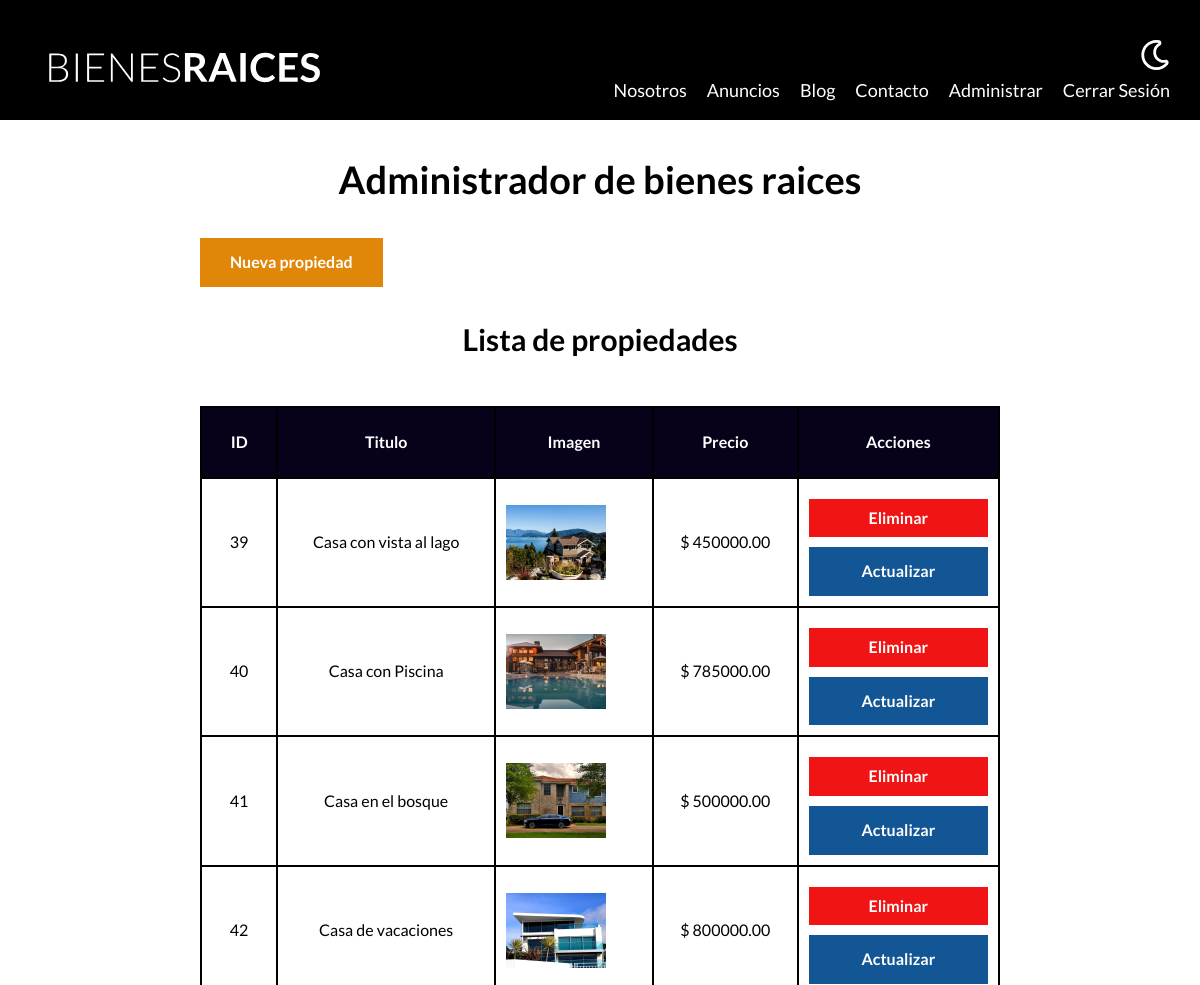
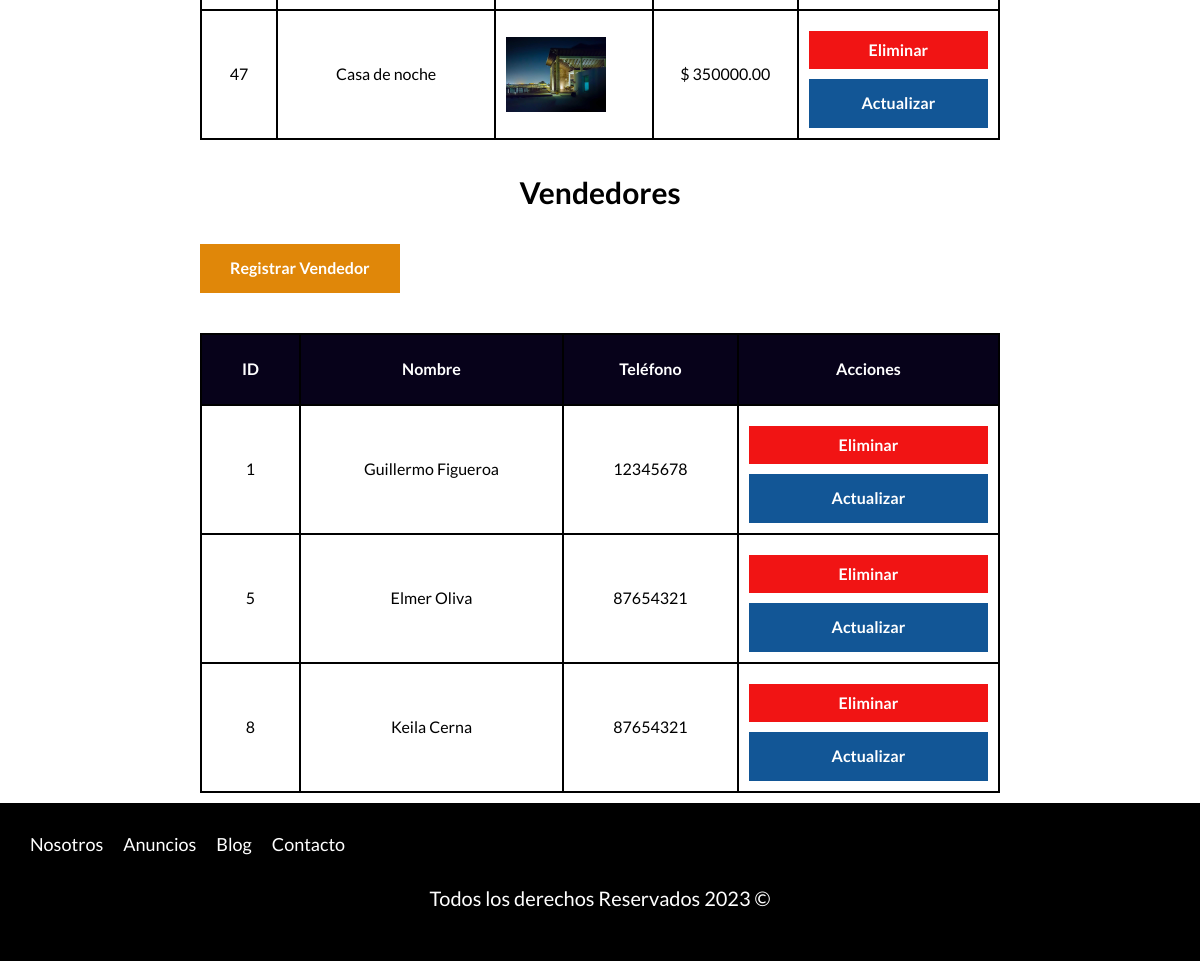
The page /admin (signed in) on the database its author committed (2 pictures, top to bottom).
### tables this page shows
CREATE TABLE `propiedades` (
  `id` int NOT NULL AUTO_INCREMENT,
  `titulo` varchar(45) DEFAULT NULL,
  `precio` decimal(10,2) DEFAULT NULL,
  `imagen` varchar(200) DEFAULT NULL,
  `descripcion` longtext,
  `habitaciones` int DEFAULT NULL,
  `wc` int DEFAULT NULL,
  `estacionamiento` int DEFAULT NULL,
  `creado` date DEFAULT NULL,
  `vendedorId` int NOT NULL,
  PRIMARY KEY (`id`),
  KEY `fk_propiedades_vendedores_idx` (`vendedorId`)
);

CREATE TABLE `vendedores` (
  `id` int NOT NULL AUTO_INCREMENT,
  `nombre` varchar(45) DEFAULT NULL,
  `apellido` varchar(45) DEFAULT NULL,
  `telefono` varchar(15) DEFAULT NULL,
  PRIMARY KEY (`id`)
);

### controllers/PropiedadController.php (called while the page is built, shortened)
<?php
class PropiedadController
{
    public static function index(Router $router)
    {
        $propiedades = Propiedad::all();
        $vendedores = Vendedor::all();
        $resultado = $_GET['resultado'] ?? null;
        $router->render('propiedades/admin', [
            'propiedades' => $propiedades,
            'resultado' => $resultado,
            'vendedores' => $vendedores,
        ]);
    }
}

### public/index.php (called while the page is built, shortened)
<?php
$router = new Router();
$router->get('/admin', [PropiedadController::class, 'index']);
$router->get('/propiedades/crear', [PropiedadController::class, 'crear']);
$router->post('/propiedades/crear', [PropiedadController::class, 'crear']);
$router->get('/propiedades/actualizar', [PropiedadController::class, 'actualizar']);
$router->post('/propiedades/actualizar', [PropiedadController::class, 'actualizar']);
$router->post('/propiedades/eliminar', [PropiedadController::class, 'eliminar']);
$router->get('/vendedores/crear', [VendedorController::class, 'crear']);
$router->post('/vendedores/crear', [VendedorController::class, 'crear']);
$router->get('/vendedores/actualizar', [VendedorController::class, 'actualizar']);
$router->post('/vendedores/actualizar', [VendedorController::class, 'actualizar']);
$router->post('/vendedores/eliminar', [VendedorController::class, 'eliminar']);
$router->get('/', [PaginasController::class, 'index']);
$router->get('/nosotros', [PaginasController::class, 'nosotros']);
$router->get('/propiedades', [PaginasController::class, 'propiedades']);
$router->get('/propiedad', [PaginasController::class, 'propiedad']);
$router->get('/blog', [PaginasController::class, 'blog']);
$router->get('/entrada', [PaginasController::class, 'entrada']);
$router->get('/contacto', [PaginasController::class, 'contacto']);
$router->post('/contacto', [PaginasController::class, 'contacto']);
$router->get('/login', [LoginController::class, 'login']);
$router->post('/login', [LoginController::class, 'login']);
$router->get('/logout', [LoginController::class, 'logout']);
$router->comprobarRutas();

### models/ActiveRecord.php (called while the page is built, shortened)
<?php
class ActiveRecord {
    protected static $db;
    protected static $tabla = '';
    public static function setDB($database)
    {
        self::$db = $database;
    }
    public static function all()
    {
        $query = "SELECT * FROM " . static::$tabla;
        $resultado = self::consultarSQL($query);
        return $resultado;
    }
    public static function consultarSQL($query)
    {
        $resultado = self::$db->query($query);
        $array = [];
        while ($registro = $resultado->fetch_assoc()) {
            $array[] = static::crearObjeto($registro);
        }
        return $array;
    }
    protected static function crearObjeto($registro)
    {
        $objeto = new static;
        foreach ($registro as $key => $value) {
            if (property_exists($objeto, $key)) {
                $objeto->$key = $value;
            }
        }
        return $objeto;
    }
}
?>

### views/propiedades/admin.php (the view, shortened to what this page needs)
<main class="contenedor seccion contenido-centrado">
    <h1 class="titulos">Administrador de bienes raices</h1>
    <a href="/propiedades/crear" class="boton boton-amarillo">Nueva propiedad</a>
    <h3 class="titulos">Lista de propiedades</h3>
    <table class="propiedades  contenedor separacion-vertical">
        <thead>
            <tr class="">
                <th>ID</th>
                <th>Titulo</th>
                <th>Imagen</th>
                <th>Precio</th>
                <th>Acciones</th>
            </tr>
        </thead>
        <tbody>
            <?php foreach ($propiedades as $propiedad) : ?>
                <tr>
                    <td><?php echo $propiedad->id; ?></td>
                    <td><?php echo $propiedad->titulo; ?></td>
                    <td><img src="../imagenes/<?php echo $propiedad->imagen; ?>" class="imagen-tabla contenido-centrado"></td>
                    <td> $ <?php echo $propiedad->precio; ?></td>
                    <td>
                        <form method="POST" class="w-100" action="/propiedades/eliminar">
                            <input type="submit" class="boton boton-rojo-block separacion-vertical" value="Eliminar"></input>
                        </form>
                        <a href="/propiedades/actualizar?id=<?php echo $propiedad->id; ?> " class="boton boton-actualizar-block">Actualizar</a>
                    </td>
                </tr>
            <?php endforeach; ?>
        </tbody>
    </table>
    <h3 class="titulos">Vendedores</h3>
    <a href="/vendedores/crear" class="boton boton-amarillo">Registrar Vendedor</a>
    <table class="propiedades contenedor separacion-vertical">
        <thead>
            <tr class="">
                <th>ID</th>
                <th>Nombre</th>
                <th>Teléfono</th>
                <th>Acciones</th>
            </tr>
        </thead>
        <tbody>
            <?php foreach ($vendedores as $vendedor) : ?>
                <tr>
                    <td><?php echo $vendedor->id; ?></td>
                    <td><?php echo $vendedor->nombre . " " . $vendedor->apellido; ?></td>
                    <td><?php echo $vendedor->telefono; ?></td>
                    <td>
                        <form method="POST" class="w-100" action="/vendedores/eliminar">
                            <input type="submit" class="boton boton-rojo-block separacion-vertical" value="Eliminar"></input>
                        </form>
                        <a href="/vendedores/actualizar?id=<?php echo $vendedor->id; ?> " class="boton boton-actualizar-block">Actualizar</a>
                    </td>
                </tr>
            <?php endforeach; ?>
        </tbody>
    </table>
</main>

### public/build/css/app.css (style rules this page uses)
html { line-height:1.15;-webkit-text-size-adjust:100% }
body { margin:0 }
main { display:block }
h1 { font-size:2em;margin:.67em 0 }
a { background-color:transparent }
img { border-style:none }
button,input,optgroup,select,textarea { font-family:inherit;font-size:100%;line-height:1.15;margin:0 }
button,input { overflow:visible }
[type=button],[type=reset],[type=submit],button { -webkit-appearance:button }
html { font-size:62.5%;box-sizing:border-box }
*,:after,:before { box-sizing:inherit }
body { font-family:Lato,sans-serif;font-size:1.6rem;line-height:1.8 }
.contenedor { width:95%;max-width:120rem;margin:0 auto }
a { text-decoration:none }
img,picture { width:100%;display:block }
h1,h2,h3 { font-family:Lato,sans-serif;margin:2.5rem 0;font-weight:300;text-align:center }
h1 { font-size:3.8rem }
h3 { font-size:3rem }
.seccion { margin-top:2.5rem 0;margin-bottom:2.5rem 0 }
.contenido-centrado { max-width:80rem }
.separacion-vertical { margin-top:1rem;margin-bottom:1rem }
.w-100 { width:100% }
.titulos { font-weight:700 }
table { color:#000;border:1px solid #000 }
table td,table th { border:1px solid #000;padding:10px;text-align:center }
.boton-amarillo,.texto-centrado { text-align:center }
.boton-amarillo { background-color:#e08709;color:#fff;font-weight:700;text-decoration:none;padding:1rem 3rem;margin-top:2.5rem 0;display:inline-block;border:none }
.boton-rojo-block { background-color:#f11414;color:#fff;font-weight:700;text-decoration:none;padding:1rem 3rem;text-align:center;margin-top:2.5rem 0;display:block;border:none;width:100% }
.boton-actualizar-block { background-color:#125696;color:#fff;font-weight:700;text-decoration:none;padding:1rem 3rem;text-align:center;margin-top:2.5rem 0;display:block;border:none }
table.propiedades { margin-top:4rem;width:100%;border-spacing:0 }
table.propiedades thead { background-color:#07021a }
table.propiedades thead th { color:#fff;padding:2rem }
table.propiedades .imagen-tabla { width:10rem }

### rows shown on the page
propiedades: id "39", titulo "Casa con vista al lago", imagen (picture), precio "450000.00"
propiedades: id "40", titulo "Casa con Piscina", imagen (picture), precio "785000.00"
propiedades: id "41", titulo "Casa en el bosque", imagen (picture), precio "500000.00"
propiedades: id "42", titulo "Casa de vacaciones", imagen (picture), precio "800000.00"
propiedades: id "47", titulo "Casa de noche", imagen (picture), precio "350000.00"
vendedores: id "1", nombre "Guillermo", apellido "Figueroa", telefono "12345678"
vendedores: id "5", nombre "Elmer", apellido "Oliva", telefono "87654321"
vendedores: id "8", nombre "Keila", apellido "Cerna", telefono "87654321"
